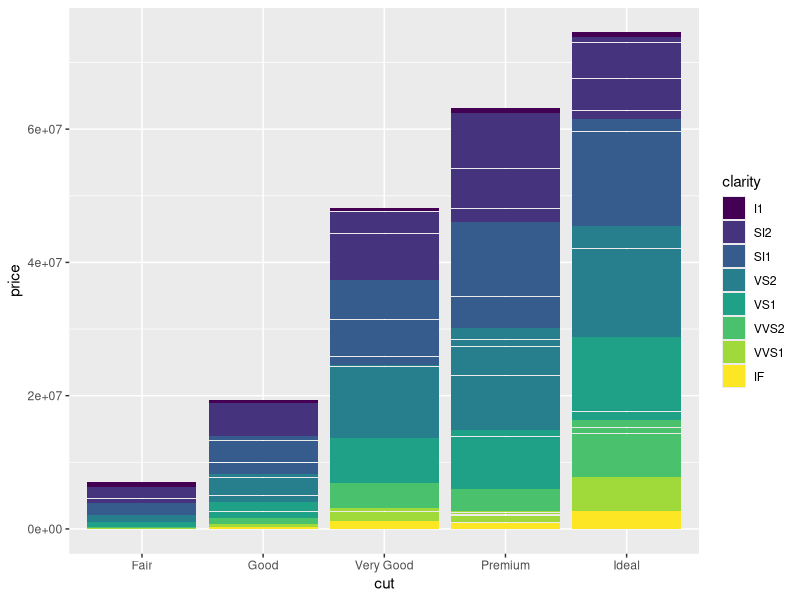
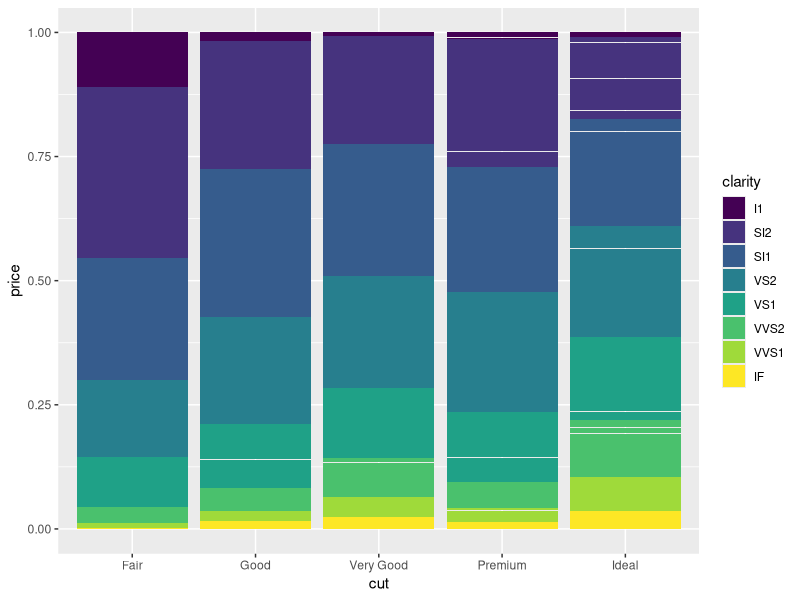
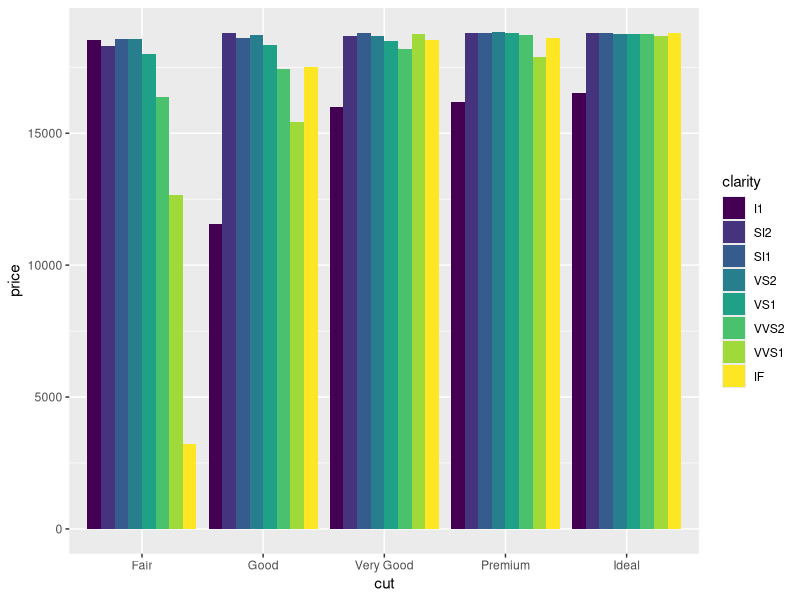

Generate these figures, in order, with R: (Note: this script raises an error after producing the figures.)
# Exercise 2: advanced ggplot2 practice

# Install and load the `ggplot2` package
#install.packages('ggplot2')
library("ggplot2")

# For this exercise you will again be working with the `diamonds` data set.
# Use `?diamonds` to review details about this data set
?diamonds

## Position Adjustments

# Draw a column (bar) chart of diamonds cuts by price, with each bar filled by 
# clarity. You should see a _stacked_ bar chart.
ggplot(data = diamonds) + 
  geom_col(mapping = aes(x = cut, y = price, fill = clarity))

# Draw the same chart again, but with each element positioned to "fill" the y axis
ggplot(data = diamonds) + 
  geom_col(mapping = aes(x = cut, y = price, fill = clarity), position = "fill")

# Draw the same chart again, but with each element positioned to "dodge" each other
ggplot(data = diamonds) + 
  geom_col(mapping = aes(x = cut, y = price, fill = clarity), position = "dodge")

# Draw a plot with point geometry with the x-position mapped to `cut` and the 
# y-position mapped to `clarity`
# This creates a "grid" grouping the points
ggplot(data = diamonds) + 
  geom_point(mapping = aes(c = cut, y = clarity))

# Use the "jitter" position adjustment to keep the points from all overlapping!
# (This works a little better with a sample of diamond data, such as from the 
# previous exercise).
ggplot(data = diamonds) + 
  geom_point(mapping = aes(c = cut, y = clarity), position = "jitter")

## Scales

# Draw a "boxplot" (with `geom_boxplot`) for the diamond's price (y) by color (x)
ggplot(data = diamonds) +
  geom_boxplot(mapping = aes(x = color, y = price))

# This has a lot of outliers, making it harder to read. To fix this, draw the 
# same plot but with a _logarithmic_ scale for the y axis.
ggplot(data = diamonds) +
  geom_boxplot(mapping = aes(x = color, y = price))
  scale_y_log10()

# For another version, draw the same plot but with `violin` geometry instead of 
# `boxplot` geometry!
# How does the logarithmic scale change the data presentation?
ggplot(data = diamonds) +
  geom_violin(mapping = aes(x = color, y = price)) +
  scale_y_log10()

# Another interesting plot: draw a plot of the diamonds price (y) by carat (x), 
# using a heatmap of 2d bins (geom_bin2d)
# What happens when you make the x and y channels scale logarithmically?
ggplot(data = diamonds) + 
  geom_bin2d(mapping = aes(x = carat, y = price)) +
  sale_x_log10() +
  scale_y_log10()

# Draw a scatter plot for the diamonds price (y) by carat (x). Color each point
# by the clarity (Remember, this will take a while. Use a sample of the diamonds 
# for faster results)
ggplot(data = diamonds) +
  geom_point(mapping = aes(x = carat, y = price, color = clarity))

# Change the color of the previous plot using a ColorBrewer scale of your choice. 
# What looks nice?
ggplot(data = diamonds) +
  geom_point(mapping = aes(x = carat, y = price, color = clarity)) + 
  scale_color_brewer(palette = "Spectral")


## Coordinate Systems

# Draw a bar chart with x-position and fill color BOTH mapped to cut
# For best results, SET the `width` of the geometry to be 1 (fill plot, no space
# between)
# TIP: You can save the plot to a variable for easier modifications
bar <- ggplot(data = diamonds) +
  geom_bar(mapping = aes(x = cut, fill = cut), width = 1)
bar

# Draw the same chart, but with the coordinate system flipped
bar + coord_flip()

# Draw the same chart, but in a polar coordinate system. It's a Coxcomb chart!
bar + coord_polar()


## Facets

# Take the scatter plot of price by carat data (colored by clarity) and add 
# _facets_ based on the diamond's `color`
ggplot(data = diamonds) +
  geom_point(mapping = aes(x = carat, y = price, color = clarity)) +
  scale_color_brewer(palette = "Spectral") +
  facet_wrap(~ color)

## Saving Plots

# Use the `ggsave()` function to save the current (recent) plot to disk.
# Name the output file "my-plot.png".
# Make sure you've set the working directory!!
ggsave("my-plot.png")
